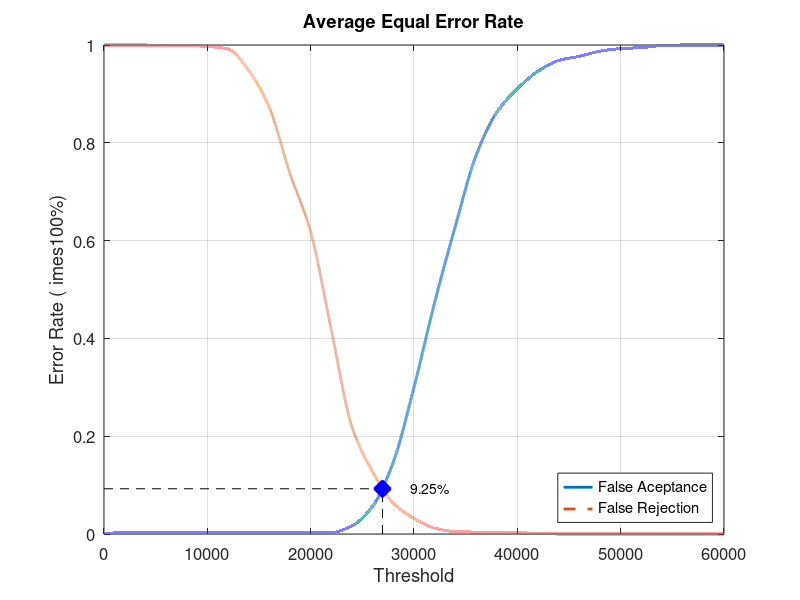
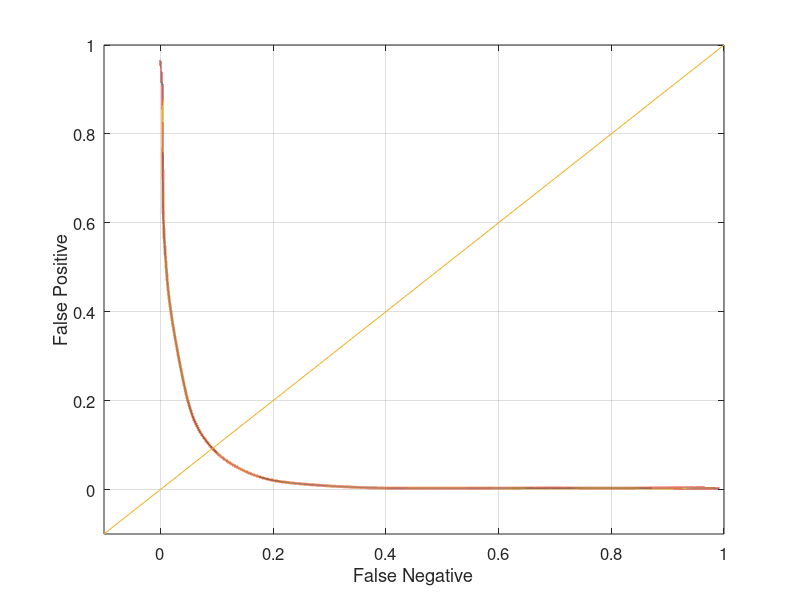

Source code (MATLAB) for these figures, in order:
close all;
clear;
clc;
x = 0:2000:60000;
xq = 0:0.5:60000;

y0 = [0 0.0031579 0.0031579 0.0031579 0.0031579 0.0031579 0.0031579 0.0031579 0.0031579 0.0031579 0.0031579 0.0031579 0.0168421 0.0568421 0.147368 0.3 0.473684 0.629474 0.773684 0.862105 0.910526 0.946316 0.968421 0.976842 0.987368 0.992632 0.994737 0.998947 1 1 1]
yy0 = interp1(x, y0, xq, 'pchip');
y1 = [1 1 1 0.999 0.999 0.997 0.992 0.948 0.872 0.737 0.618 0.417 0.219 0.127 0.063 0.032 0.012 0.005 0.004 0.004 0.003 0.001 0 0 0 0 0 0 0 0 0]
yy1 = interp1(x, y1, xq, 'pchip');

% Calculating EER: 
y2 = abs(y0 - y1);
find(y2 == min(y2))
yy2 = abs(yy0 - yy1);
xEER = find(yy2 == min(yy2));
xEERIndex = xq(xEER) % X-axis EER
yEER = yy0(xEER) % Y-axis EER

main = figure
plot(xq, yy0,'-','LineWidth', 2);	hold on
plot(xq, yy1,'--','LineWidth', 2);	hold on
plot([xEERIndex xEERIndex], [0 yEER], 'k--');	hold on
plot([0 xEERIndex], [yEER yEER], 'k--');	hold on
plot(xEERIndex, yEER, 'bx', 'LineWidth', 10);	hold on
text(xEERIndex + 10 * xEERIndex / 100, yEER, [num2str(round((10000 * yEER)) / 100) '%'])
legend('False Aceptance', 'False Rejection', 'Location', 'SouthEast')
xlabel('Threshold')
ylabel('Error Rate (	imes100%)')
title('Average Equal Error Rate')
set(gca, 'FontSize', 12)
axis([0 60000 0 1])
grid on

print(main, 'Database4AverageMain', '-dpng');
FNRxFPR = figure('Color', [1 1 1]);
plot(yy1, yy0, '-', yy1, yy0, 'LineWidth', 2);
hold on
y = -0.1:0.1:1
plot(y, y); 
set(gca, 'FontSize', 12)
xlabel('False Negative')
ylabel('False Positive')
axis([-0.1 1 -0.1 1])
set(gca, 'FontSize', 12)
grid on

print(FNRxFPR, 'Database4AverageFNRxFPR','-dpng');
